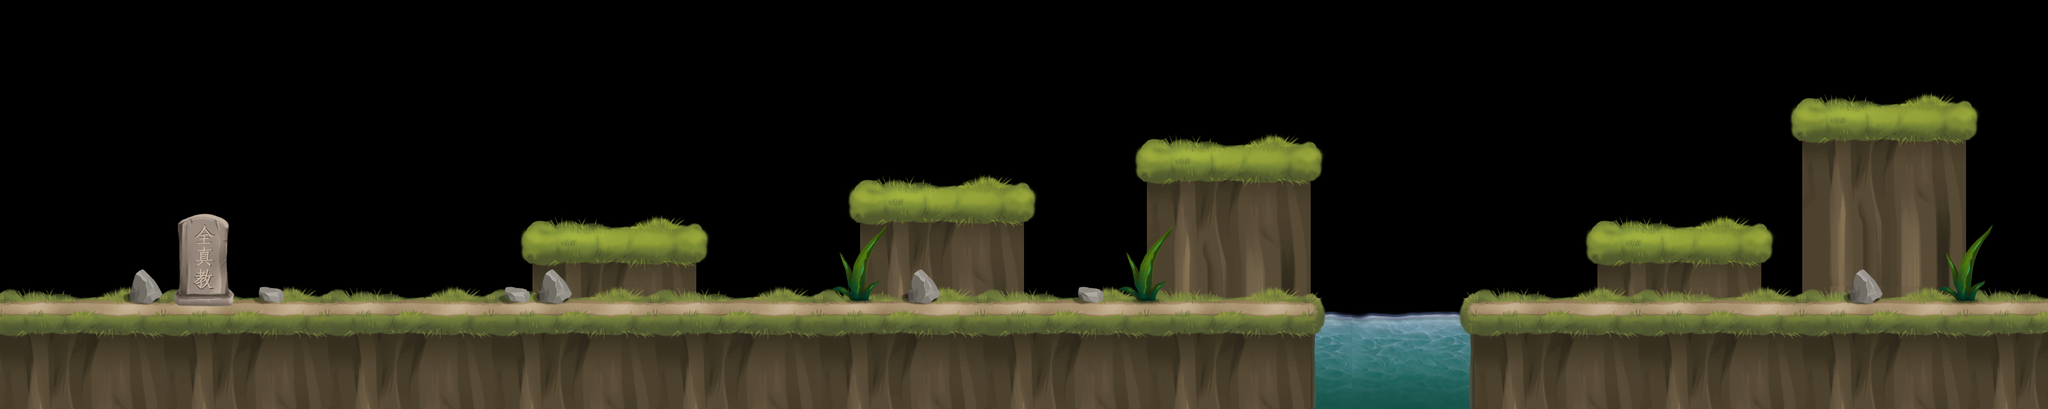

A level layout from a 2D game, rendered from its tile map. Below: a short description, then the map file with tile-grid data replaced by summaries:
An orthogonal 50x10 tile map with 80x80 px tiles, 5 tile layers (sky, street2, river, street, ...), 1 hidden layer not drawn, 9 tilesets and 19 objects.

<map version="1.0" orientation="orthogonal" renderorder="right-down" width="50" height="10" tilewidth="80" tileheight="80" nextobjectid="153">
 <tileset firstgid="1" name="bg" tilewidth="1280" tileheight="800" tilecount="1" columns="1">
  <image source="bg.jpg" trans="ff00ff" width="1280" height="800" />
 </tileset>
 <tileset firstgid="2" name="street" tilewidth="80" tileheight="80" tilecount="18" columns="6">
  <image source="street.png" trans="ff00ff" width="480" height="240" />
 </tileset>
 <tileset firstgid="20" name="street2" tilewidth="80" tileheight="80" tilecount="30" columns="6">
  <image source="street2.png" trans="ff00ff" width="480" height="400" />
 </tileset>
 <tileset firstgid="50" name="tree1" tilewidth="80" tileheight="80" tilecount="48" columns="6">
  <image source="tree1.png" trans="ff00ff" width="480" height="640" />
 </tileset>
 <tileset firstgid="98" name="feral" tilewidth="80" tileheight="80" tilecount="6" columns="2">
  <image source="feral.png" trans="ff00ff" width="160" height="240" />
 </tileset>
 <tileset firstgid="104" name="stone2" tilewidth="80" tileheight="80" tilecount="2" columns="1">
  <image source="stone2.png" trans="ff00ff" width="80" height="160" />
 </tileset>
 <tileset firstgid="106" name="stone1" tilewidth="80" tileheight="80" tilecount="1" columns="1">
  <image source="stone1.png" trans="ff00ff" width="80" height="80" />
 </tileset>
 <tileset firstgid="107" name="stele" tilewidth="80" tileheight="80" tilecount="6" columns="2">
  <image source="stele.png" trans="ff00ff" width="160" height="240" />
 </tileset>
 <tileset firstgid="113" name="river" tilewidth="80" tileheight="80" tilecount="9" columns="3">
  <image source="river.png" trans="ff00ff" width="240" height="240" />
 </tileset>
 <layer name="BG" width="50" height="10" visible="0">
  <data>[500 cells, 4 non-empty, 1 distinct tile ids]</data>
 </layer>
 <layer name="sky" width="50" height="10">
  <data>[500 cells, 500 non-empty, 1 distinct tile ids]</data>
 </layer>
 <layer name="street2" width="50" height="10">
  <data>[500 cells, 219 non-empty, 29 distinct tile ids]</data>
 </layer>
 <layer name="river" width="50" height="10">
  <data>[500 cells, 150 non-empty, 9 distinct tile ids]</data>
 </layer>
 <layer name="street" width="50" height="10">
  <data>[500 cells, 144 non-empty, 18 distinct tile ids]</data>
 </layer>
 <layer name="decorate" width="50" height="10">
  <data>[500 cells, 40 non-empty, 15 distinct tile ids]</data>
 </layer>
 <objectgroup name="ground">
  <object id="74" x="4" y="584" width="2564" height="12.7273" />
  <object id="75" x="1028" y="440" width="340" height="18.9091" />
  <object id="76" x="1684" y="380.242" width="316" height="7.75758" />
  <object id="77" x="2232" y="280" width="340" height="28" />
  <object id="78" x="3116" y="452" width="336" height="20" />
  <object id="79" x="3512" y="200" width="336" height="28" />
  <object id="81" x="2864" y="572" width="3220" height="24.8485" />
 </objectgroup>
 <objectgroup name="wooder">
  <object id="20" x="1455.03" y="508.485" width="68" height="96" />
  <object id="21" x="2081.09" y="511.515" width="64" height="92" />
  <object id="22" x="3472" y="513.455" width="68" height="92" />
  <object id="23" x="3999.03" y="530.545" width="68" height="72" />
 </objectgroup>
 <objectgroup name="coin_tim" />
 <objectgroup name="coin_circle" />
 <objectgroup name="coin_square" />
 <objectgroup name="coin_zigzag2" />
 <objectgroup name="coin_zigzag" />
 <objectgroup name="coin_straight">
  <object id="2" x="556" y="484" width="508" height="24" />
  <object id="4" x="1440" y="280" width="480" height="28" />
 </objectgroup>
 <objectgroup name="coin_parabol" />
 <objectgroup name="toanchan_student2">
  <object id="152" x="2475.76" y="475.758" width="78.7879" height="81.8182" />
 </objectgroup>
 <objectgroup name="toanchan_student">
  <object id="43" x="3248" y="320" width="64" height="120" />
 </objectgroup>
 <objectgroup name="coin_bag">
  <object id="125" x="2160" y="448" width="72" height="68" />
 </objectgroup>
 <objectgroup name="coin_bullion" />
 <objectgroup name="boss">
  <object id="151" x="3928" y="200" width="56" height="48" />
 </objectgroup>
 <objectgroup name="under_ground">
  <object id="134" x="0" y="644" width="2560" height="8" />
  <object id="135" x="2872" y="644" width="3200" height="4" />
 </objectgroup>
</map>
